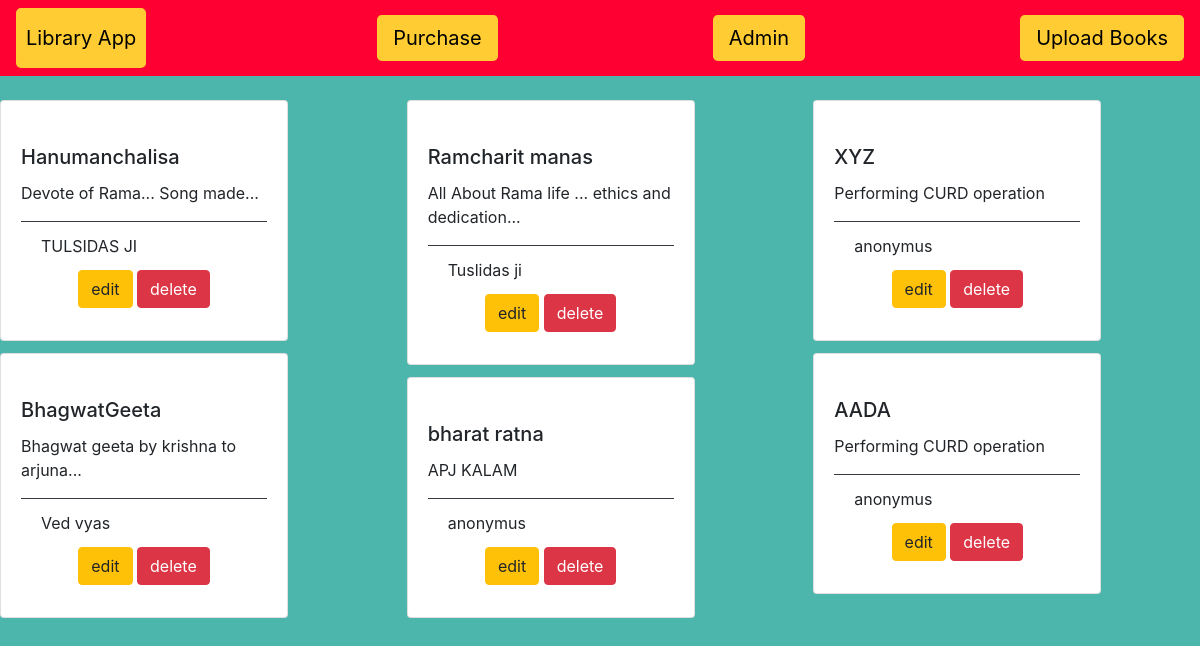
The page / on the database its author committed.
### books/models.py (models this page shows, shortened)
class BookModel(models.Model):
    name = models.CharField(max_length=50)
    image = models.ImageField()
    author = models.CharField(max_length=50,default='anonymus')
    email = models.EmailField()
    describe = models.TextField(default='Performing CURD operation')

### books/views.py (the view)
# urls.py: path('', views.index, name = 'index'),
def index(request):
    shelf = BookModel.objects.all()
    return render(request, 'library.html', {'shelf': shelf})

### template/library.html (shortened to what this page needs)
<!DOCTYPE html>
{% load static %}
<html>
<head>
    <link rel="stylesheet" href="https://stackpath.bootstrapcdn.com/bootstrap/4.3.1/css/bootstrap.min.css"
integrity="sha384-ggOyR0iXCbMQv3Xipma34MD+dH/1fQ784/j6cY/iJTQUOhcWr7x9JvoRxT2MZw1T">
</head>
<body style="background-color:#4DB6AC;">
<nav class="navbar navbar-light" style="background-color:#FF0033;">
    <a href="#" class="navbar-brand" style="background-color:#FFCC33;color:#000000;border-width:10px;border-color:#FFCC33;border-style:solid;border-spacing:30px;border-radius: 5px;">Library App</a>
    <a class="navbar-link btn-lg" href="{% url 'index' %}" style="background-color:#FFCC33;color:#000000;">Purchase</a>
<a href="{% url 'admin:index' %}" class = 'navbar-link btn-lg' style="background-color:#FFCC33;color:#000000;">Admin</a>
    <a href="{% url 'upload-book' %}" class="navbar-link btn-lg" style="background-color:#FFCC33;color:#000000;">Upload Books</a>
</nav>
<br>
{% block content %}
<div class="card-columns">
    {% for book in shelf %}
    <div class="card" style="width: 18rem;">
  <div class="card-body">
    <h5 class="card-title">{{ book.name }}</h5>
    <p class="card-text">{{ book.describe }}</p>
   <div class="card-footer bg-transparent border-dark">
   <p class="card-title">{{book.author}}</p>
   <center>
       <a href="update/{{book.id}}" class="btn btn-warning" id = '{{book.id}}'>edit</a>
       <a href="delete/{{book.id}}" class="btn btn-danger" id = '{{book.id}}'>delete</a>
    </center>
    </div>
  </div>
</div>
    {% endfor %}
</div>
{% endblock %}
</body>
</html>

### rows shown on the page
BookModel: name "Hanumanchalisa", describe "Devote of Rama... Song made...", author "TULSIDAS JI"
BookModel: name "BhagwatGeeta", describe "Bhagwat geeta by krishna to arjuna...", author "Ved vyas"
BookModel: name "Ramcharit manas", describe "All About Rama life ... ethics and dedication...", author "Tuslidas ji"
BookModel: name "bharat ratna", describe "APJ KALAM", author "anonymus"
BookModel: name "XYZ", describe "Performing CURD operation", author "anonymus"
BookModel: name "AADA", describe "Performing CURD operation", author "anonymus"
